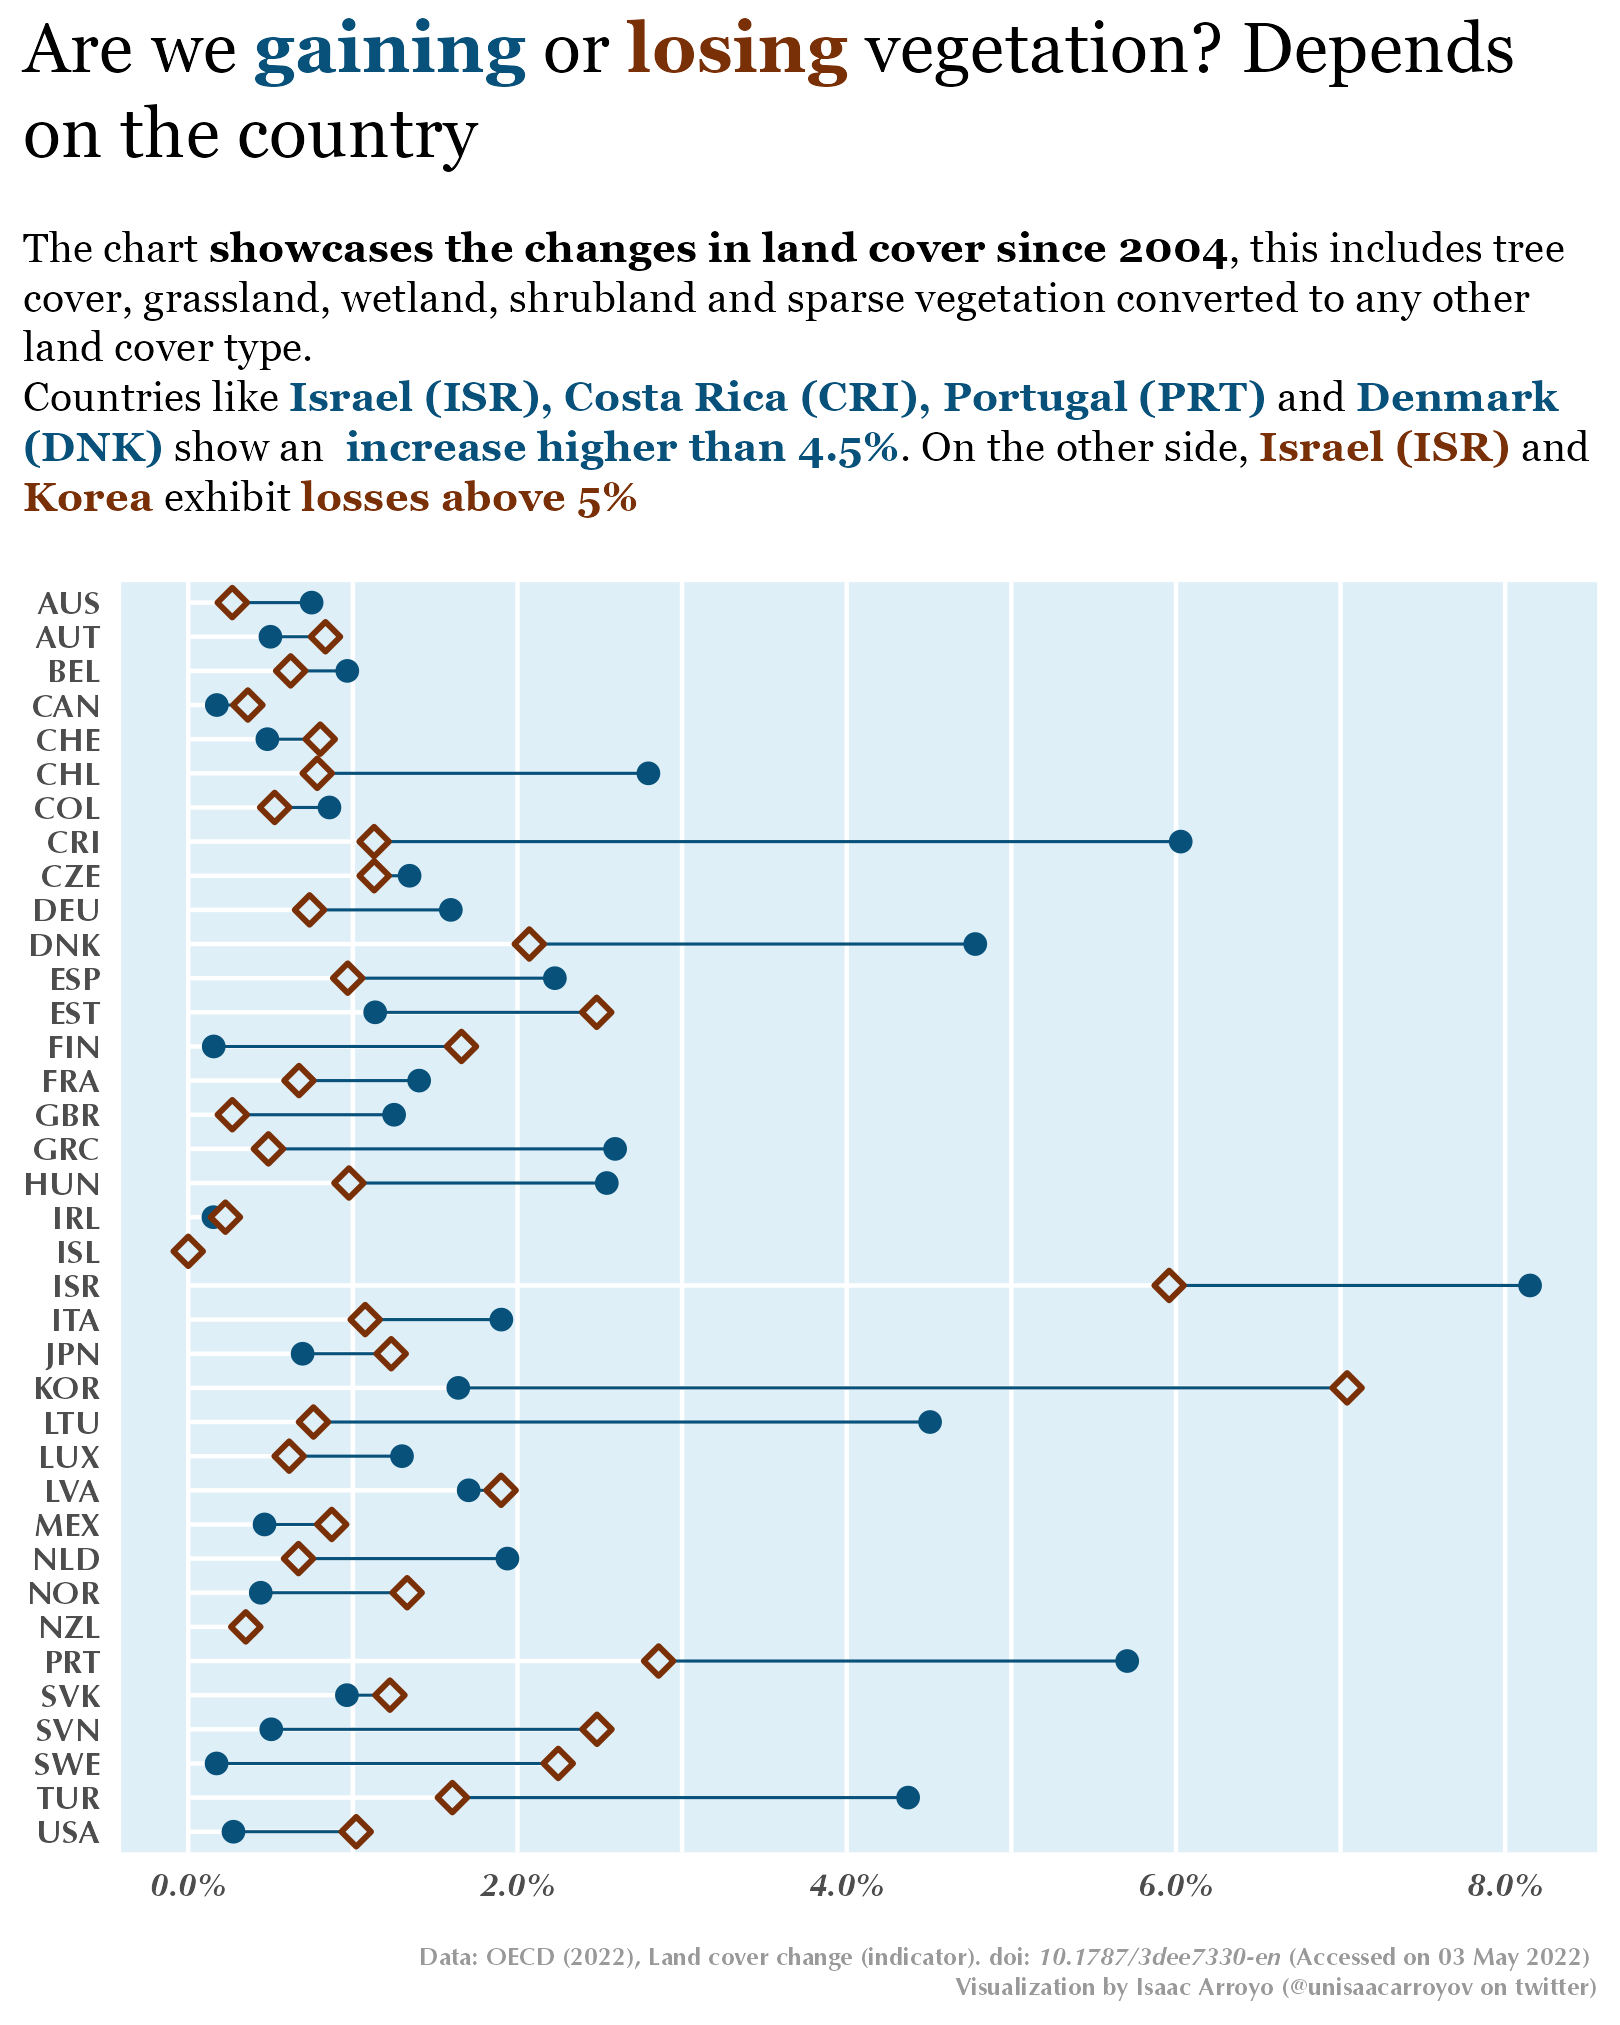

Here is the R script that generated this plot:
library(dplyr)
library(tidyr)
library(ggplot2)
library(ggtext)

# LOAD DATA
df <- read.csv("./data/DP_LIVE_03052022210917969.csv")

# DATA MANIPULATION
df_wider <- df %>%
  select(LOCATION, SUBJECT, Value) %>%
  pivot_wider(names_from = SUBJECT, values_from = Value) %>%
  as.data.frame()

# DATA VISUALIZATION
df_wider %>%
  ggplot(aes(y=LOCATION)) +
  geom_segment(aes(y=LOCATION,yend=LOCATION, x=0, xend= VEGELOSS2004 ), color='white', size = 0.5) + 
  geom_segment(aes(y=LOCATION,yend=LOCATION, x=VEGEGAIN2004, xend=VEGELOSS2004), color = '#07517A', size=0.35) +
  geom_point(aes(x=VEGEGAIN2004), color='#07517A', size=2) +
  geom_point(aes(x=VEGELOSS2004), shape= 23, color='#7A3007', fill = '#DFEFF8', size = 2, stroke=1) +
  scale_y_discrete(limits=rev) +
  scale_x_continuous(labels = scales::percent_format(scale=1)) +
  labs(title="Are we <span style='color:#07517A'><b>gaining</b></span> or <span style='color:#7A3007'><b>losing</b></span> vegetation? Depends on the country",
       subtitle ="The chart <b>showcases the changes in land cover since 2004</b>, this includes tree cover, grassland, wetland, shrubland and sparse vegetation converted to any other land cover type.<br>Countries like <span style='color:#07517A'><b>Israel (ISR), Costa Rica (CRI), Portugal (PRT)</b></span> and <span style='color:#07517A'><b>Denmark (DNK)</b></span> show an <span style='color:#07517A'><b> increase higher than 4.5%</b></span>. On the other side, <span style='color:#7A3007'><b>Israel (ISR)</b></span> and <span style='color:#7A3007'><b>Korea</b></span> exhibit <span style='color:#7A3007'><b>losses above 5%</b></span>",
       caption="Data: OECD (2022), Land cover change (indicator). doi: <em>10.1787/3dee7330-en</em> (Accessed on 03 May 2022) <br> Visualization by Isaac Arroyo (@unisaacarroyov on twitter)") +
  theme(
    plot.title.position = 'plot',
    plot.caption.position = 'plot',
    plot.background = element_rect(fill='white'),
    panel.background = element_rect(fill='#DFEFF8'),
    plot.title = element_textbox_simple(size=17, margin = margin(0,0,0,0), family = 'Georgia'),
    plot.subtitle = element_textbox_simple(size=10, margin = margin(15,0,15,0), family = 'Georgia'),
    plot.caption = element_textbox_simple(size=6, margin = margin(10,0,0,0), halign = 1, face='bold', color = 'gray60', family = 'Optima'),
    axis.title = element_blank(),
    axis.text.y = element_text(face = 'bold', family = 'Optima', size = 8),
    axis.text.x = element_text(face = 'bold.italic', family = 'Optima', size = 8),
    panel.grid.major.x = element_line(colour = 'white', size=0.5),
    panel.grid.minor.x = element_line(colour = 'white', size=0.5),
    panel.grid.major.y = element_blank(),
    axis.ticks = element_blank()
  )
ggsave("./day_18/30daychartchallenge_day_18_OECD.png",
       units = "px", height = 1350, width = 1080, scale=1.5)
